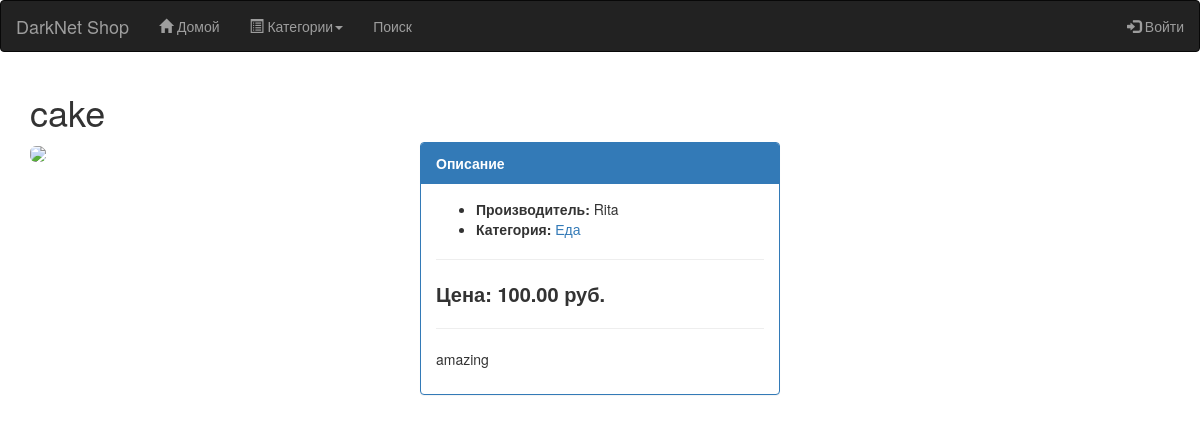
Page /24/cake/ on the committed database.
### core_shop/models.py (models this page shows, shortened)
class Product(models.Model):
    category = models.ForeignKey(Category, related_name='Категория', verbose_name="Категория")
    name = models.CharField(max_length=255, unique=True, verbose_name="Название")
    brand = models.CharField(max_length = 50, verbose_name="Производитель")
    image = models.ImageField(upload_to='product/pictures', default = 'product/no-img.png', verbose_name='Изображение')
    slug = models.SlugField(max_length=255, unique=True, help_text='Уникальное значение для ULR продукта')
    description = models.TextField(blank=True, verbose_name="Описание")
    price = models.DecimalField(max_digits=10, decimal_places=2, verbose_name="Цена")
    count = models.PositiveIntegerField(verbose_name="Количество на складе")
    available = models.BooleanField(default=True, verbose_name="Доступен")
    created_at = models.DateTimeField(auto_now_add=True)
    updated_at = models.DateTimeField(auto_now=True)
    profile = models.ForeignKey(Profile, null=True,  related_name='Профиль')
    class Meta:
        db_table = 'products'
        ordering = ['name']
        index_together = [['id', 'slug']]
        verbose_name = "Продукт"
        verbose_name_plural = "Продукты"

class Category(models.Model):
    name = models.CharField(max_length=50, verbose_name='Категория')
    slug = models.SlugField(max_length=50, unique=True, help_text='Уникальное значение для URL категории')
    description = models.TextField(max_length = 2000)
    is_active = models.BooleanField(default = True)
    created_at = models.DateTimeField(auto_now_add = True)
    updated_at = models.DateTimeField(auto_now = True)
    class Meta:
        db_table = 'categories'
        ordering = ['name']
        verbose_name = 'Категория'
        verbose_name_plural = 'Категории'
    def get_absolute_url(self):
        return reverse('core_shop:product_list_by_category', args=[self.slug])

### core_shop/views.py (the view)
# urls.py: url(r'^(?P<id>\d+)/(?P<slug>[-\w]+)/$', views.product_detail, name='product_detail'),
def product_detail(request, id, slug):
    product = get_object_or_404(Product, id=id, slug=slug)
    cart_product_form = CartAddProductForm()
    return render(request, 'shop/product/detail.html',
                             {'product': product,
                              'cart_product_form': cart_product_form})

### cart/context_processors.py (called while the page is built)
def cart(request):
    return {'cart': Cart(request)}

### core_shop/templates/shop/product/detail.html (shortened to what this page needs)
{% extends 'shop/base.html' %}
{% load static %}
{% block content %}
<h1>{{ product.name }}</h1>
<div class="row">
	<div class="col-sm-4">
		<img class = "img-rounded" src = "http://memepedia.ru/wp-content/uploads/2016/07/GaecXsgZG8Y.jpg"></img>
	</div>
	<div class="col-sm-4">
		<div class = "panel panel-primary">
			<div class = "panel-heading"><b>Описание</b></div>
			<div class = "panel-body">
			<ul>
				<li><b>Производитель: </b> {{ product.brand }}</li>
				<li><b>Категория: </b><a href="{{ product.category.get_absolute_url }}">{{ product.category.name }}</a></li>
			</ul>
			<hr>
			<p class="price"><b>Цена: </b> {{ product.price }} руб.</p>
            <hr>
		    <span>{{ product.description | linebreaks }}</span>
			</div>
		</div>
	</div>
</div>
<div class="col-sm-4">
</div>
{% endblock %}

### core_shop/static/css/style.css (style rules this page uses)
.price { font-weight: 600; font-size: 20px; }

### core_shop/templates/shop/product/detail.html (style rules this page uses)
img { max-width: 300px; }

### rows in the picture
Product: name "cake", brand "Rita", category.name "Еда", price "100.00", description "amazing"
